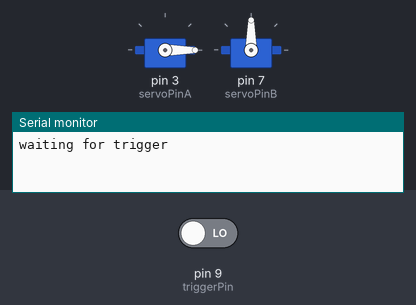
Recording of a sketch running on a simulated Arduino Uno, built with avr-gcc and run on an emulated ATmega328P. Parts: 2 × servo, the last lines printed to the serial monitor. The inputs (shaded band) are chosen by the test bench; at power-on: pin 9 (triggerPin) LOW. Random numbers use the default seed unless the sketch sets one.

Above: at 1.2 s.
1.3 s: pin 9 (triggerPin) driven HIGH
At 1.83 s:
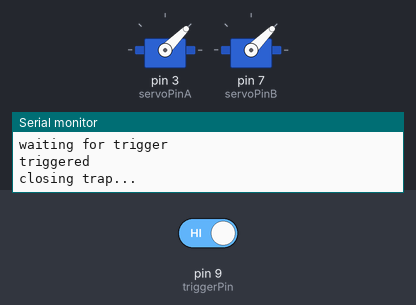
At 9.1 s:
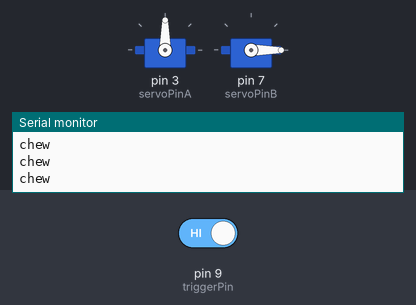
Timing chart, 0 to 17.3 s (numbered marks = the images above; inputs shaded):
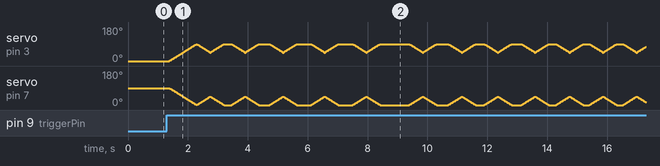

The sketch:

VenusFlyTrap.ino
```cpp
#include <Servo.h>

Servo servoA;
Servo servoB;
int currentPosA, currentPosB, delayForTriggerRead, delayForServoTurn;
int servoPinA = 3;
int servoPinB = 7;
int triggerPin = 9;
int isTriggered = 0;

void setup() {
  Serial.begin(9600);
  pinMode(triggerPin, INPUT);
  servoA.attach(servoPinA, 575, 2460);
  servoB.attach(servoPinB, 575, 2460);
  currentPosA = 0;
  currentPosB = 90;
  delayForTriggerRead = 20;
  delayForServoTurn = 10;

  servoA.write(currentPosA);
  servoB.write(currentPosB);

}

void loop() {
   Serial.print("waiting for trigger\n");
   waitForTrigger();
   trigger();
   chew();
   waitThenReset();
}

void chew() {
  int chews = random(10, 32);
  for(int i = 0; i < chews; ++i) {
   Serial.print("chew\n");
    rotateAtSpeedTo(45, 45);
    rotateAtSpeedTo(90, 0);
    delay(random(200,500));
    if(random(1,10) < 2) {
      delay (random(500, 1500));
    }
  }
}

void waitForTrigger() {
while(true) {
    int pressCount = 0;
    for(int i = 0; i < 3; ++i) {
      pressCount += digitalRead(triggerPin);
      delay(20);
    }
    if(pressCount == 3) {
      Serial.print("triggered\n");
      return;
    }
  }
}

void trigger() {
  Serial.print("closing trap...\n");
  rotateAtSpeedTo(90, 0);
  Serial.print("gotcha!\n");
};

void waitThenReset() {
  Serial.print("digesting...\n");
  delay(10000);
  Serial.print("digestion complete\n");
  rotateAtSpeedTo(0, 90);
}

void rotateAtSpeedTo(int destPosA, int destPosB) {
  int stepAmtA = getStepAmt(currentPosA, destPosA);
  int stepAmtB = getStepAmt(currentPosB, destPosB);

  // TODO: fail if number of steps for A and B are different

  while(currentPosA != destPosA) {
    currentPosA += stepAmtA;
    currentPosB += stepAmtB;
    servoA.write(currentPosA);
    servoB.write(currentPosB);
    delay(delayForServoTurn);
  }
}

int getStepAmt(int currentPos, int destPos) {
  int stepAmt = 1;
  if(currentPos > destPos) {
    stepAmt = -1;
  }
  return stepAmt;
}
```
